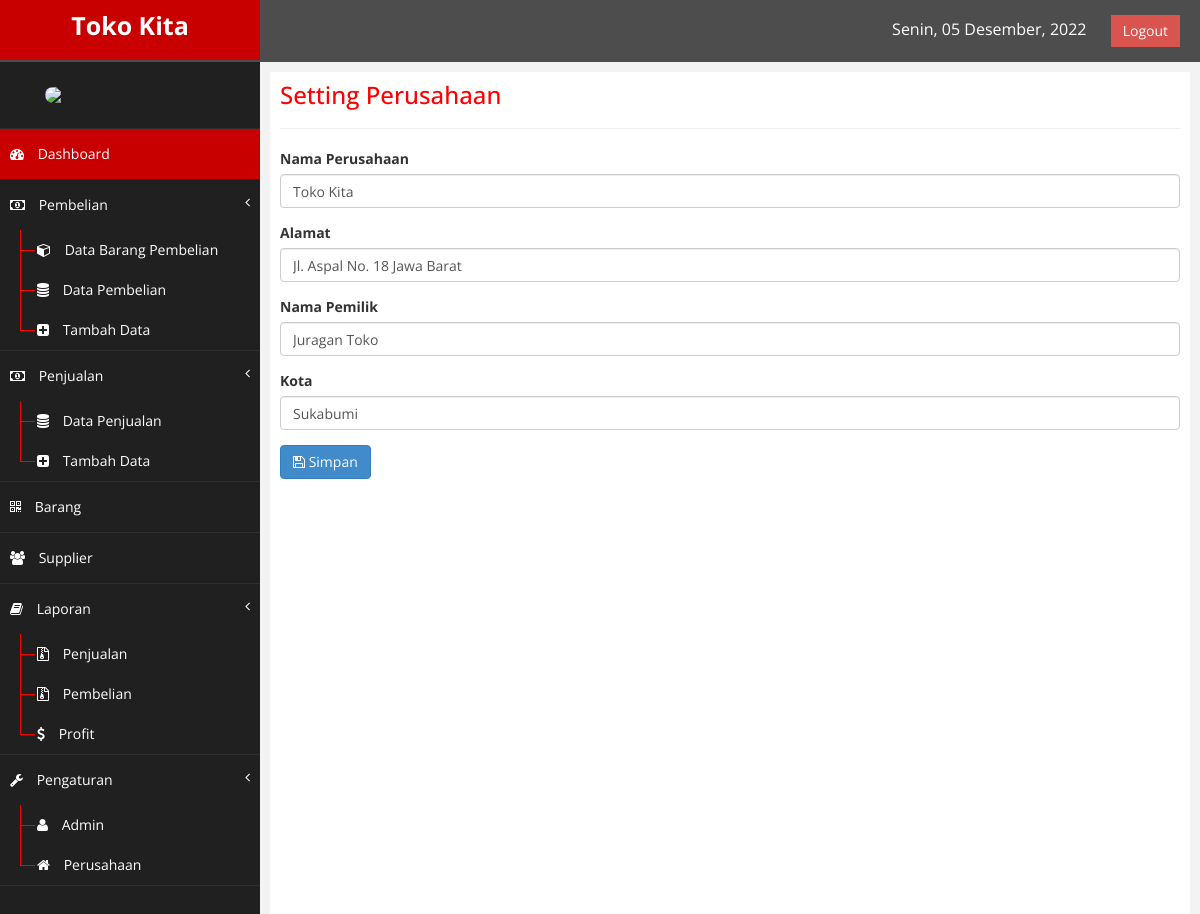
The page /index.php?page=perusahaan (signed in) on the database its author committed.
### tables this page shows
CREATE TABLE `perusahaan` (
  `kd_perusahaan` int(11) NOT NULL,
  `nama_perusahaan` varchar(225) NOT NULL,
  `alamat` varchar(225) NOT NULL,
  `pemilik` varchar(225) NOT NULL,
  `kota` varchar(225) NOT NULL
);

### perusahaan.php (the view, shortened to what this page needs)
<div class="row">
    <div class="col-md-12">
        <div class="box">
            <div class="box-header">
                <h3 class="box-title" style="padding-top:0; margin-top:0; color:#f00;">Setting Perusahaan</h3>
            </div>
            <hr/>
            <div class="box-body">
                <?php
				include "koneksi.php";
					$qry = mysqli_query($conn, "SELECT * FROM perusahaan");
					$per = mysqli_fetch_array($qry);
                ?>
                <form method="POST" id="forminput" enctype="multipart/form-data">
                    <div class="form-group">
                        <label>Nama Perusahaan</label>
                        <input type="text" class="form-control" name="nama" id="nama" value="<?php echo $per['nama_perusahaan']; ?>" placeholder="Masukan Nama Perusahaan">
                    </div>
                    <div class="form-group">
                        <label>Alamat</label>
                        <input type="text" class="form-control" name="alamat" id="alamat" value="<?php echo $per['alamat']; ?>" placeholder="Masukan Alamat Perusahaan">
                    </div>
                    <div class="form-group">
                        <label>Nama Pemilik</label>
                        <input type="text" class="form-control" name="pemilik" id="pemilik" value="<?php echo $per['pemilik']; ?>" placeholder="Masukan Nama Pemilik Perusahaan">
                    </div>
                    <div class="form-group">
                        <label>Kota</label>
                        <input type="text" class="form-control" name="kota" id="kota" value="<?php echo $per['kota']; ?>" placeholder="Masukan Kota Perusahaan">
                    </div>
                    <button id="formbtn" class="btn btn-primary" name="save"><i class="fa fa-save"></i> Simpan</button>
                </form>
            </div>
        </div>
    </div>
</div>

### assets/css/custom.css (style rules this page uses)
body { font-family: 'Open Sans', sans-serif; }

### rows shown on the page
perusahaan: nama "Toko Kita", alamat "Jl. Aspal No. 18 Jawa Barat", pemilik "Juragan Toko", kota "Sukabumi"
